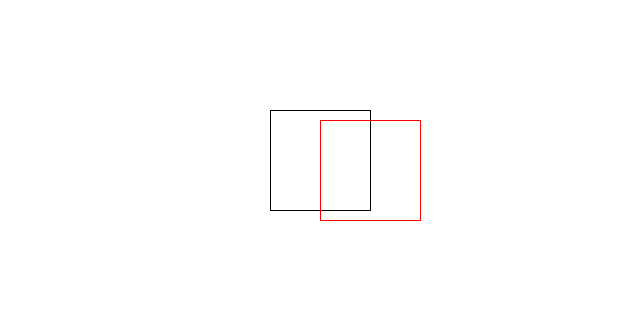
Frame 1 (no input)
Frame 60 (the mouse pressed at the canvas centre just before this capture): identical to frame 1, image omitted
Frame 120 (the mouse held since frame 60 and released just before this capture): identical to frame 1, image omitted

The Processing sketch that drew this single still picture (run headless with seeded random() and noise(); from frame 60 on, the mouse is pressed at the canvas centre):

// Processing sketch: translate2D
// ── translate2D.pde
Rectangle r;

void setup() {
	size(640, 320);
	r = new Rectangle(width/2, height/2, 50, 50);
	r.translate(50, 10, 0);
}

void draw() {
	background(255);
	noFill();
	stroke(0);
	r.drawOriginal();
	stroke(255, 0, 0);
	r.drawOperated();
}

void keyPressed(){
	switch(keyCode){
		case UP:
		r.translate(0, -10, 0);
		break;

		case RIGHT:
		r.translate(10, 0, 0);
		break;
		
		case DOWN:
		r.translate(0, 10, 0);
		break;
		
		case LEFT:
		r.translate(-10, 0, 0);
		break;

		default:
		break;
	}
}
// ── Matrix.pde
class Matrix4x4{
	float[][] a = new float[4][4];

	Matrix4x4(){
		a[0][0] = 1.0;	a[0][1] = 0.0;	a[0][2] = 0.0;	a[0][3] = 0.0;
		a[1][0] = 0.0;	a[1][1] = 1.0;	a[1][2] = 0.0;	a[1][3] = 0.0;
		a[2][0] = 0.0;	a[2][1] = 0.0;	a[2][2] = 1.0;	a[2][3] = 0.0;
		a[3][0] = 0.0;	a[3][1] = 0.0;	a[3][2] = 0.0;	a[3][3] = 1.0;
	}

	Matrix4x4(float[][] _a){
		for(int i = 0; i < 4; i++){
			for(int j = 0; j < 4; j++){
				a[i][j] = _a[i][j];
			}
		}
	}
	void translate(float x, float y, float z){
		a[0][3] += x;
		a[1][3] += y;
		a[2][3] += z;
	}
	// --- MATRIX CALCULATION ---
	// result.x 	a[0][0] a[0][1] a[0][2] a[0][3] 	input.x
	// result.y 	a[1][0] a[1][1] a[1][2] a[1][3] \/	input.y
	// result.z  = 	a[2][0] a[2][1] a[2][2] a[2][3] /\ 	input.z
	// result.w 	a[3][0] a[3][1] a[3][2] a[3][3]		input.w

	Vector4f mult(Vector4f p){
		Vector4f result = new Vector4f();
		result.x = a[0][0]*p.x + a[0][1]*p.y + a[0][2]*p.z + a[0][3]*p.w;
		result.y = a[1][0]*p.x + a[1][1]*p.y + a[1][2]*p.z + a[1][3]*p.w;
		result.z = a[2][0]*p.x + a[2][1]*p.y + a[2][2]*p.z + a[2][3]*p.w;
		result.w = p.w;
		return result;
	}
};

class Vector4f{
	// if Vector4f is position, w = 1.0;
	// if Vector4f is vector,   w = 0.0;
	// position can't add to position.
	float x, y, z, w; 

	Vector4f(){
		x = 0.0;
		y = 0.0;
		z = 0.0;
		w = 1.0;
	}
	Vector4f(float _x, float _y){
		x = _x;
		y = _y;
		z = 0.0;
		w = 1.0;
	}
	Vector4f(float _x, float _y, float _z){
		x = _x;
		y = _y;
		z = _z;
		w = 1.0;
	}
	Vector4f(float _x, float _y, float _z, float _w){
		x = _x;
		y = _y;
		z = _z;
		w = _w;
	}

	float[] array(){
		float[] a = new float[4];
		a[0] = x;
		a[1] = y;
		a[2] = z;
		a[3] = w;
		return a;
	}
	String toString() {
        return String.format("[%.2f, %.2f, %.2f, %.2f]", x, y, z, w);
    }
};
// ── Rectangle.pde
class Rectangle{
	Vector4f center;
	Vector4f p1, p2, p3, p4; // Position of original(=local) apex
	Vector4f v1, v2, v3, v4; // operated vertex for visualize
	Rectangle(){
		center 	= new Vector4f( 0.0,  0.0);
		v1 = p1 = new Vector4f( 100,  100);	
		v2 = p2 = new Vector4f(-100,  100);
		v3 = p3 = new Vector4f(-100, -100);
		v4 = p4 = new Vector4f( 100, -100);
	}
	Rectangle(float x, float y, float w, float h){
		center 	= new Vector4f(	  x,   y);
		v1 = p1 = new Vector4f( x+w, y+h);
		v2 = p2 = new Vector4f( x-w, y+h);
		v3 = p3 = new Vector4f( x-w, y-h);
		v4 = p4 = new Vector4f( x+w, y-h);
	}

	void translate(float x, float y, float z){
		Matrix4x4 mat = new Matrix4x4();
		mat.translate(x, y, z);
		v1 = mat.mult(v1);
		v2 = mat.mult(v2);
		v3 = mat.mult(v3);
		v4 = mat.mult(v4);
	}

	void drawOriginal(){
		beginShape();
		vertex(p1.array());
		vertex(p2.array());
		vertex(p3.array());
		vertex(p4.array());
		endShape(CLOSE);
	}

	void drawOperated(){
		beginShape();
		vertex(v1.array());
		vertex(v2.array());
		vertex(v3.array());
		vertex(v4.array());
		endShape(CLOSE);
	}
};
